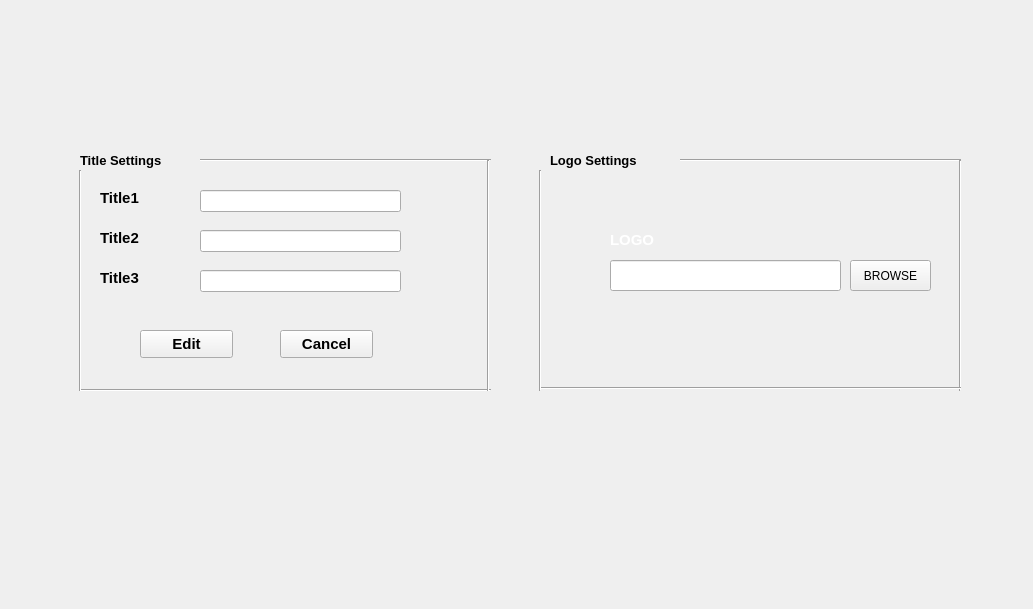
      <widget class="QWidget" name="HeaderSettings">
       <widget class="QLabel" name="lb_HeaderSettingsBackground">
        <property name="geometry">
         <rect>
          <x>0</x>
          <y>0</y>
          <width>1024</width>
          <height>600</height>
         </rect>
        </property>
        <property name="text">
         <string/>
        </property>
       </widget>
       <widget class="Line" name="line_19">
        <property name="geometry">
         <rect>
          <x>80</x>
          <y>380</y>
          <width>411</width>
          <height>20</height>
         </rect>
        </property>
        <property name="orientation">
         <enum>Qt::Horizontal</enum>
        </property>
       </widget>
       <widget class="QLabel" name="lb_settings_title1">
        <property name="geometry">
         <rect>
          <x>100</x>
          <y>190</y>
          <width>81</width>
          <height>16</height>
         </rect>
        </property>
        <property name="font">
         <font>
          <pointsize>11</pointsize>
          <weight>75</weight>
          <bold>true</bold>
         </font>
        </property>
        <property name="text">
         <string>Title1</string>
        </property>
       </widget>
       <widget class="QLineEdit" name="le_settings_title1">
        <property name="geometry">
         <rect>
          <x>200</x>
          <y>190</y>
          <width>201</width>
          <height>22</height>
         </rect>
        </property>
       </widget>
       <widget class="Line" name="line_20">
        <property name="geometry">
         <rect>
          <x>200</x>
          <y>150</y>
          <width>291</width>
          <height>21</height>
         </rect>
        </property>
        <property name="orientation">
         <enum>Qt::Horizontal</enum>
        </property>
       </widget>
       <widget class="QLineEdit" name="le_settings_title2">
        <property name="geometry">
         <rect>
          <x>200</x>
          <y>230</y>
          <width>201</width>
          <height>22</height>
         </rect>
        </property>
       </widget>
       <widget class="QLabel" name="lb_settings_title2">
        <property name="geometry">
         <rect>
          <x>100</x>
          <y>230</y>
          <width>81</width>
          <height>16</height>
         </rect>
        </property>
        <property name="font">
         <font>
          <pointsize>11</pointsize>
          <weight>75</weight>
          <bold>true</bold>
         </font>
        </property>
        <property name="text">
         <string>Title2</string>
        </property>
       </widget>
       <widget class="QLineEdit" name="le_settings_title3">
        <property name="geometry">
         <rect>
          <x>200</x>
          <y>270</y>
          <width>201</width>
          <height>22</height>
         </rect>
        </property>
       </widget>
       <widget class="QLabel" name="lb_settings_title3">
        <property name="geometry">
         <rect>
          <x>100</x>
          <y>270</y>
          <width>81</width>
          <height>16</height>
         </rect>
        </property>
        <property name="font">
         <font>
          <pointsize>11</pointsize>
          <weight>75</weight>
          <bold>true</bold>
         </font>
        </property>
        <property name="text">
         <string>Title3</string>
        </property>
       </widget>
       <widget class="QPushButton" name="pb_settings_edit_2">
        <property name="geometry">
         <rect>
          <x>140</x>
          <y>330</y>
          <width>93</width>
          <height>28</height>
         </rect>
        </property>
        <property name="font">
         <font>
          <pointsize>11</pointsize>
          <weight>75</weight>
          <bold>true</bold>
         </font>
        </property>
        <property name="text">
         <string>Edit</string>
        </property>
       </widget>
       <widget class="QPushButton" name="pb_settings_cancel_2">
        <property name="geometry">
         <rect>
          <x>280</x>
          <y>330</y>
          <width>93</width>
          <height>28</height>
         </rect>
        </property>
        <property name="font">
         <font>
          <pointsize>11</pointsize>
          <weight>75</weight>
          <bold>true</bold>
         </font>
        </property>
        <property name="text">
         <string>Cancel</string>
        </property>
       </widget>
       <widget class="QPushButton" name="pb_settings_save_2">
        <property name="geometry">
         <rect>
          <x>510</x>
          <y>450</y>
          <width>181</width>
          <height>61</height>
         </rect>
        </property>
        <property name="font">
         <font>
          <pointsize>-1</pointsize>
          <weight>75</weight>
          <italic>false</italic>
          <bold>true</bold>
         </font>
        </property>
        <property name="styleSheet">
         <string notr="true">
boder-style: outset;
border-wiidth: 2px;
border-radius: 12px;
border-color: black;
font: bold 16px;
</string>
        </property>
        <property name="text">
         <string/>
        </property>
        <property name="icon">
         <iconset>
          <normaloff>WeighBridgeScreens/Button/save.png</normaloff>WeighBridgeScreens/Button/save.png</iconset>
        </property>
        <property name="iconSize">
         <size>
          <width>181</width>
          <height>181</height>
         </size>
        </property>
       </widget>
       <widget class="QPushButton" name="pb_settings_browse">
        <property name="geometry">
         <rect>
          <x>850</x>
          <y>260</y>
          <width>81</width>
          <height>31</height>
         </rect>
        </property>
        <property name="text">
         <string>BROWSE</string>
        </property>
       </widget>
       <widget class="QLineEdit" name="le_settings_browse">
        <property name="geometry">
         <rect>
          <x>610</x>
          <y>260</y>
          <width>231</width>
          <height>31</height>
         </rect>
        </property>
       </widget>
       <widget class="QLabel" name="lb_settings_logo">
        <property name="geometry">
         <rect>
          <x>610</x>
          <y>230</y>
          <width>81</width>
          <height>21</height>
         </rect>
        </property>
        <property name="font">
         <font>
          <pointsize>11</pointsize>
          <weight>75</weight>
          <bold>true</bold>
         </font>
        </property>
        <property name="text">
         <string>&lt;html&gt;&lt;head/&gt;&lt;body&gt;&lt;p&gt;&lt;span style=&quot; color:#ffffff;&quot;&gt;LOGO&lt;/span&gt;&lt;/p&gt;&lt;/body&gt;&lt;/html&gt;</string>
        </property>
       </widget>
       <widget class="QLabel" name="lb_settings_titleSettings">
        <property name="geometry">
         <rect>
          <x>80</x>
          <y>150</y>
          <width>121</width>
          <height>20</height>
         </rect>
        </property>
        <property name="font">
         <font>
          <pointsize>10</pointsize>
          <weight>75</weight>
          <bold>true</bold>
         </font>
        </property>
        <property name="text">
         <string>Title Settings</string>
        </property>
       </widget>
       <widget class="Line" name="line_21">
        <property name="geometry">
         <rect>
          <x>480</x>
          <y>160</y>
          <width>16</width>
          <height>231</height>
         </rect>
        </property>
        <property name="orientation">
         <enum>Qt::Vertical</enum>
        </property>
       </widget>
       <widget class="Line" name="line_22">
        <property name="geometry">
         <rect>
          <x>60</x>
          <y>170</y>
          <width>41</width>
          <height>221</height>
         </rect>
        </property>
        <property name="orientation">
         <enum>Qt::Vertical</enum>
        </property>
       </widget>
       <widget class="QLabel" name="lb_settings_logoSettings">
        <property name="geometry">
         <rect>
          <x>550</x>
          <y>150</y>
          <width>121</width>
          <height>20</height>
         </rect>
        </property>
        <property name="font">
         <font>
          <pointsize>10</pointsize>
          <weight>75</weight>
          <bold>true</bold>
         </font>
        </property>
        <property name="text">
         <string>Logo Settings</string>
        </property>
       </widget>
       <widget class="Line" name="line_23">
        <property name="geometry">
         <rect>
          <x>680</x>
          <y>150</y>
          <width>281</width>
          <height>20</height>
         </rect>
        </property>
        <property name="orientation">
         <enum>Qt::Horizontal</enum>
        </property>
       </widget>
       <widget class="Line" name="line_24">
        <property name="geometry">
         <rect>
          <x>950</x>
          <y>160</y>
          <width>20</width>
          <height>231</height>
         </rect>
        </property>
        <property name="orientation">
         <enum>Qt::Vertical</enum>
        </property>
       </widget>
       <widget class="Line" name="line_25">
        <property name="geometry">
         <rect>
          <x>540</x>
          <y>380</y>
          <width>421</width>
          <height>16</height>
         </rect>
        </property>
        <property name="orientation">
         <enum>Qt::Horizontal</enum>
        </property>
       </widget>
       <widget class="Line" name="line_26">
        <property name="geometry">
         <rect>
          <x>530</x>
          <y>170</y>
          <width>21</width>
          <height>221</height>
         </rect>
        </property>
        <property name="orientation">
         <enum>Qt::Vertical</enum>
        </property>
       </widget>
       <widget class="QPushButton" name="pb_settings_header_close">
        <property name="geometry">
         <rect>
          <x>730</x>
          <y>450</y>
          <width>181</width>
          <height>61</height>
         </rect>
        </property>
        <property name="font">
         <font>
          <pointsize>-1</pointsize>
          <weight>75</weight>
          <italic>false</italic>
          <bold>true</bold>
         </font>
        </property>
        <property name="styleSheet">
         <string notr="true">
boder-style: outset;
border-wiidth: 2px;
border-radius: 12px;
border-color: black;
font: bold 16px;
</string>
        </property>
        <property name="text">
         <string/>
        </property>
        <property name="icon">
         <iconset>
          <normaloff>WeighBridgeScreens/Button/close.png</normaloff>WeighBridgeScreens/Button/close.png</iconset>
        </property>
        <property name="iconSize">
         <size>
          <width>181</width>
          <height>181</height>
         </size>
        </property>
       </widget>
      </widget>
